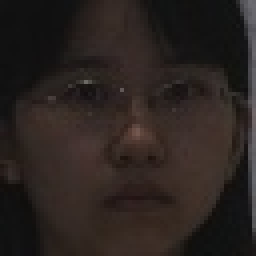
#> input picture FaceIdentify1.0/other_faces/106.jpg, 64 x 64 px, given as the content of the folder ./faceSource, which was not available (shown 4 times larger)
$ python OtherPicCatch.py
#> lines starting #> are read from the running program, lines starting #| are printed output that depends on the picture; pictures that were not available may be replaced by others from this repository, and a replacement may not be noted
import sys,os,cv2

input_path='./faceSource'
output_dir='other_faces'

if not os.path.exists(output_dir):
    os.makedirs(output_dir)

# 获取分类器
haar = cv2.CascadeClassifier(r'C:\Users\ASUS\Anaconda3\envs\tensorflow\Lib\site-packages\cv2\data\haarcascade_frontalface_default.xml')

index=1
# 返回路径，文件夹名称，文件名称
for (path,dirnames,filenames) in os.walk(input_path):
    for filename in filenames:
        if filename.endswith('.jpg'):
            print('being processed picture %s'% str(index))
            img_path=path+'/'+filename

        # 从文件中读取图片
        img=cv2.imread(img_path)
#> img is the input picture: shape (64, 64, 3); mean B, G, R 32, 35, 42.7
        # 转为灰度图片
        gray_img=cv2.cvtColor(img,cv2.COLOR_BGR2GRAY)
        # 使用haar进行人脸检测
        faces=haar.detectMultiScale(gray_img,1.3,5)
#> faces = [[8, 7, 53, 53]]
        for f_x,f_y,f_w,f_h in faces:
            face = img[f_y:f_y+f_h,f_x:f_x+f_w]
            # 统一保存为64*64格式
            face = cv2.resize(face,(64,64))
            cv2.imshow('img',face)
            cv2.imwrite(output_dir+'/'+str(index)+'.jpg',face)
            index = index + 1
#> this loop made 1 pass
#> (f_x, f_y, f_w, f_h, index) on pass 1: (8, 7, 53, 53, 2)
#> pass 1, `face = img[f_y:f_y+f_h,f_x:f_x+f_w]`:
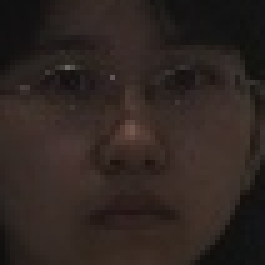
#> face: shape (53, 53, 3) (shown 5 times larger); mean B, G, R 33.5, 37.3, 47
#> after the loop, index = 2
        if index == 10000:
            sys.exit(0)
            key=cv2.waitKey(30)&0xff
            if key == 27:
                sys.exit(0)

$ run again, on FaceIdentify1.0/other_faces/1391.jpg
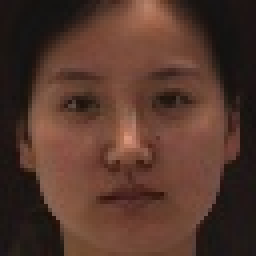
#> input picture FaceIdentify1.0/other_faces/1391.jpg, 64 x 64 px, given as the content of the folder ./faceSource, which was not available (shown 4 times larger)
#> img is the input picture: shape (64, 64, 3); mean B, G, R 44.1, 54.9, 84.3
#> `gray_img=cv2.cvtColor(img,cv2.COLOR_BGR2GRAY)`:
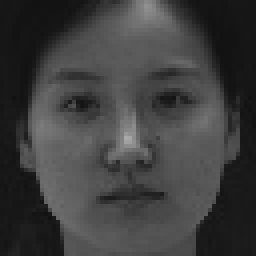
#> gray_img: shape (64, 64) (shown 4 times larger); min 17, max 169, mean 62.5
#> faces = [[5, 7, 53, 53]]
#> the loop `for f_x,f_y,f_w,f_h in faces:` made 1 pass
#> (f_x, f_y, f_w, f_h, index) on pass 1: (5, 7, 53, 53, 2)
#> pass 1, `face = img[f_y:f_y+f_h,f_x:f_x+f_w]`:
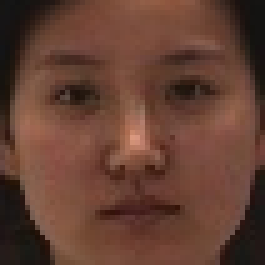
#> face: shape (53, 53, 3) (shown 5 times larger); mean B, G, R 50.8, 64, 99.8
#> after the loop `for f_x,f_y,f_w,f_h in faces:`: index = 2

$ run again, on FaceIdentify1.0/other_faces/1404.jpg
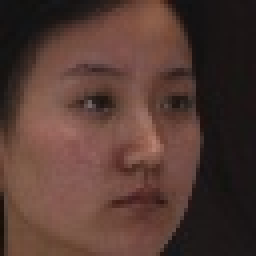
#> input picture FaceIdentify1.0/other_faces/1404.jpg, 64 x 64 px, given as the content of the folder ./faceSource, which was not available (shown 4 times larger)
#> img is the input picture: shape (64, 64, 3); mean B, G, R 51, 58.2, 84
#> `gray_img=cv2.cvtColor(img,cv2.COLOR_BGR2GRAY)`:
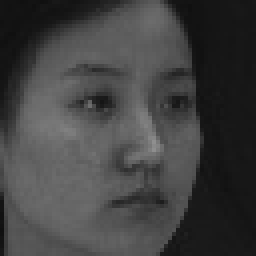
#> gray_img: shape (64, 64) (shown 4 times larger); min 16, max 143, mean 65.1
#> faces = [[8, 5, 53, 53]]
#> the loop `for f_x,f_y,f_w,f_h in faces:` made 1 pass
#> (f_x, f_y, f_w, f_h, index) on pass 1: (8, 5, 53, 53, 2)
#> pass 1, `face = img[f_y:f_y+f_h,f_x:f_x+f_w]`:
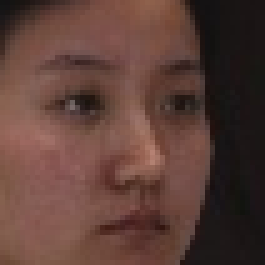
#> face: shape (53, 53, 3) (shown 5 times larger); mean B, G, R 55.8, 63.1, 92.3
#> after the loop `for f_x,f_y,f_w,f_h in faces:`: index = 2

$ run again, on FaceIdentify1.0/other_faces/1541.jpg
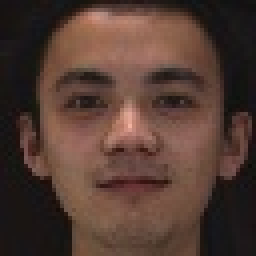
#> input picture FaceIdentify1.0/other_faces/1541.jpg, 64 x 64 px, given as the content of the folder ./faceSource, which was not available (shown 4 times larger)
#> img is the input picture: shape (64, 64, 3); mean B, G, R 51.1, 60, 83.6
#> `gray_img=cv2.cvtColor(img,cv2.COLOR_BGR2GRAY)`:
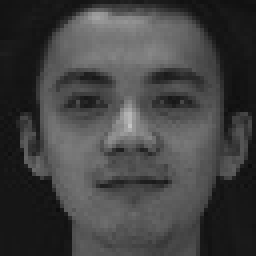
#> gray_img: shape (64, 64) (shown 4 times larger); min 12, max 195, mean 66
#> faces = [[6, 4, 53, 53]]
#> the loop `for f_x,f_y,f_w,f_h in faces:` made 1 pass
#> (f_x, f_y, f_w, f_h, index) on pass 1: (6, 4, 53, 53, 2)
#> pass 1, `face = cv2.resize(face,(64,64))`:
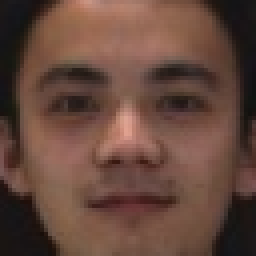
#> face: shape (64, 64, 3) (shown 4 times larger); mean B, G, R 60.5, 71.7, 101.5
#> after the loop `for f_x,f_y,f_w,f_h in faces:`: index = 2
